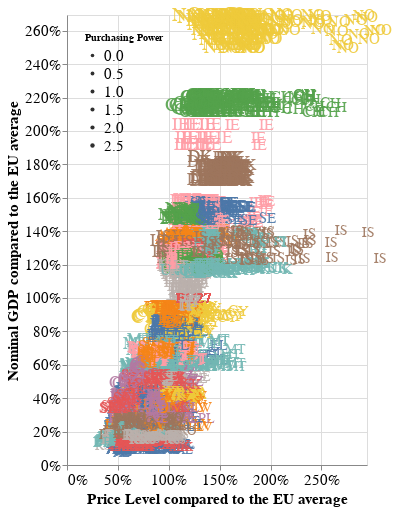

Notebook cell for this chart:
### Code cell
text_phone

### Figure 1 — Vega-Lite specification as saved in the notebook (floating-point values rounded to 4 significant figures; data arrays with more than 128 entries replaced by an {"elided": "..."} marker saying what was removed)
{"$schema": "https://vega.github.io/schema/vega-lite/v2.6.0.json", "config": {"axis": {"labelFontSize": 15, "titleFontSize": 15}, "legend": {"labelFontSize": 15, "titleFontSize": 10}, "scale": {"maxFontSize": 20, "minFontSize": 13}, "view": {"height": 300, "width": 400}}, "data": {"name": "data-cc25f5d797a9a1b80ddcd23da4051ac1"}, "datasets": {"data-cc25f5d797a9a1b80ddcd23da4051ac1": {"elided": "4896 records"}}, "encoding": {"color": {"field": "name", "legend": null, "scale": {"domain": ["Albania", "Austria", "Belgium", "Bulgaria", "Switzerland", "Cyprus", "Czechia", "Germany", "Denmark", "Estonia", "Greece", "Spain", "EU", "Finland", "France", "Croatia", "Hungary", "Ireland", "Iceland", "Italy", "Lithuania", "Latvia", "North Macedonia", "Malta", "Netherlands", "Norway", "Poland", "Portugal", "Romania", "Serbia", "Sweden", "Slovenia", "Slovakia", "United Kingdom"]}, "type": "nominal"}, "size": {"field": "PP", "legend": {"orient": "top-left", "title": "Purchasing Power"}, "scale": {"clamp": true, "domain": [0, 2.809]}, "type": "quantitative"}, "text": {"field": "country", "type": "nominal"}, "tooltip": [{"field": "name", "title": "Country", "type": "nominal"}, {"field": "year", "title": "Year", "type": "quantitative"}, {"field": "gdp", "format": ".2%", "title": "Nominal GDP/EU average", "type": "quantitative"}, {"field": "PLI", "format": ".2%", "title": "Price Level/EU average", "type": "quantitative"}, {"field": "PP", "format": ".2%", "title": "Purchasing Power/EU average", "type": "quantitative"}], "x": {"axis": {"format": "%"}, "field": "PLI", "scale": {"clamp": true, "domain": [0, 2.948]}, "title": "Price Level compared to the EU average", "type": "quantitative"}, "y": {"axis": {"format": "%"}, "field": "gdp", "scale": {"clamp": true, "domain": [0, 2.694]}, "title": "Nominal GDP compared to the EU average", "type": "quantitative"}}, "height": 450, "mark": {"align": "left", "baseline": "middle", "dx": 7, "opacity": 0.9, "type": "text"}, "selection": {"Category": {"bind": {"input": "select", "options": ["Actual individual consumption", "Food Overall", "Meat", "Alcoholic beverages", "Housing, water, electricity, gas and other fuels", "Households appliances", "Transport", "Restaurants and hotels"]}, "empty": "all", "fields": ["Label"], "on": "click", "resolve": "global", "type": "single"}, "year": {"bind": {"input": "range", "max": 2017, "min": 2000, "step": 1}, "empty": "all", "fields": ["year"], "on": "click", "resolve": "global", "type": "single"}}, "transform": [{"filter": {"selection": "year"}}, {"filter": {"selection": "Category"}}], "width": 300}
